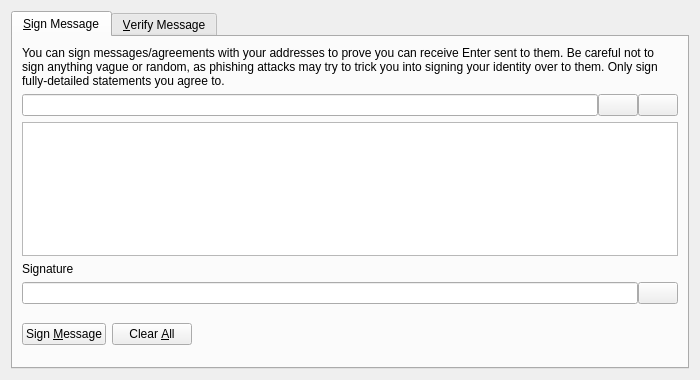
<?xml version="1.0" encoding="UTF-8"?>
<ui version="4.0">
 <class>SignVerifyMessageDialog</class>
 <widget class="QDialog" name="SignVerifyMessageDialog">
  <property name="geometry">
   <rect>
    <x>0</x>
    <y>0</y>
    <width>700</width>
    <height>380</height>
   </rect>
  </property>
  <property name="windowTitle">
   <string>Signatures - Sign / Verify a Message</string>
  </property>
  <property name="modal">
   <bool>true</bool>
  </property>
  <layout class="QVBoxLayout" name="verticalLayout">
   <item>
    <widget class="QTabWidget" name="tabWidget">
     <property name="currentIndex">
      <number>0</number>
     </property>
     <widget class="QWidget" name="tabSignMessage">
      <attribute name="title">
       <string>&amp;Sign Message</string>
      </attribute>
      <layout class="QVBoxLayout" name="verticalLayout_SM">
       <item>
        <widget class="QLabel" name="infoLabel_SM">
         <property name="text">
          <string>You can sign messages/agreements with your addresses to prove you can receive Enter sent to them. Be careful not to sign anything vague or random, as phishing attacks may try to trick you into signing your identity over to them. Only sign fully-detailed statements you agree to.</string>
         </property>
         <property name="textFormat">
          <enum>Qt::PlainText</enum>
         </property>
         <property name="wordWrap">
          <bool>true</bool>
         </property>
        </widget>
       </item>
       <item>
        <layout class="QHBoxLayout" name="horizontalLayout_1_SM">
         <property name="spacing">
          <number>0</number>
         </property>
         <item>
          <widget class="QValidatedLineEdit" name="addressIn_SM">
           <property name="toolTip">
            <string>The Enter address to sign the message with</string>
           </property>
          </widget>
         </item>
         <item>
          <widget class="QPushButton" name="addressBookButton_SM">
           <property name="toolTip">
            <string>Choose previously used address</string>
           </property>
           <property name="text">
            <string/>
           </property>
           <property name="shortcut">
            <string>Alt+A</string>
           </property>
           <property name="autoDefault">
            <bool>false</bool>
           </property>
          </widget>
         </item>
         <item>
          <widget class="QPushButton" name="pasteButton_SM">
           <property name="toolTip">
            <string>Paste address from clipboard</string>
           </property>
           <property name="text">
            <string/>
           </property>
           <property name="shortcut">
            <string>Alt+P</string>
           </property>
           <property name="autoDefault">
            <bool>false</bool>
           </property>
          </widget>
         </item>
        </layout>
       </item>
       <item>
        <widget class="QPlainTextEdit" name="messageIn_SM">
         <property name="toolTip">
          <string>Enter the message you want to sign here</string>
         </property>
        </widget>
       </item>
       <item>
        <widget class="QLabel" name="signatureLabel_SM">
         <property name="text">
          <string>Signature</string>
         </property>
         <property name="textFormat">
          <enum>Qt::PlainText</enum>
         </property>
        </widget>
       </item>
       <item>
        <layout class="QHBoxLayout" name="horizontalLayout_2_SM">
         <property name="spacing">
          <number>0</number>
         </property>
         <item>
          <widget class="QLineEdit" name="signatureOut_SM">
           <property name="font">
            <font>
             <italic>true</italic>
            </font>
           </property>
           <property name="readOnly">
            <bool>true</bool>
           </property>
          </widget>
         </item>
         <item>
          <widget class="QPushButton" name="copySignatureButton_SM">
           <property name="toolTip">
            <string>Copy the current signature to the system clipboard</string>
           </property>
           <property name="text">
            <string/>
           </property>
           <property name="autoDefault">
            <bool>false</bool>
           </property>
          </widget>
         </item>
        </layout>
       </item>
       <item>
        <layout class="QHBoxLayout" name="horizontalLayout_3_SM">
         <item>
          <widget class="QPushButton" name="signMessageButton_SM">
           <property name="toolTip">
            <string>Sign the message to prove you own this Enter address</string>
           </property>
           <property name="text">
            <string>Sign &amp;Message</string>
           </property>
           <property name="autoDefault">
            <bool>false</bool>
           </property>
          </widget>
         </item>
         <item>
          <widget class="QPushButton" name="clearButton_SM">
           <property name="toolTip">
            <string>Reset all sign message fields</string>
           </property>
           <property name="text">
            <string>Clear &amp;All</string>
           </property>
           <property name="autoDefault">
            <bool>false</bool>
           </property>
          </widget>
         </item>
         <item>
          <spacer name="horizontalSpacer_1_SM">
           <property name="orientation">
            <enum>Qt::Horizontal</enum>
           </property>
           <property name="sizeHint" stdset="0">
            <size>
             <width>40</width>
             <height>48</height>
            </size>
           </property>
          </spacer>
         </item>
         <item>
          <widget class="QLabel" name="statusLabel_SM">
           <property name="font">
            <font>
             <weight>75</weight>
             <bold>true</bold>
            </font>
           </property>
           <property name="text">
            <string/>
           </property>
           <property name="wordWrap">
            <bool>true</bool>
           </property>
          </widget>
         </item>
         <item>
          <spacer name="horizontalSpacer_2_SM">
           <property name="orientation">
            <enum>Qt::Horizontal</enum>
           </property>
           <property name="sizeHint" stdset="0">
            <size>
             <width>40</width>
             <height>48</height>
            </size>
           </property>
          </spacer>
         </item>
        </layout>
       </item>
      </layout>
     </widget>
     <widget class="QWidget" name="tabVerifyMessage">
      <attribute name="title">
       <string>&amp;Verify Message</string>
      </attribute>
      <layout class="QVBoxLayout" name="verticalLayout_VM">
       <item>
        <widget class="QLabel" name="infoLabel_VM">
         <property name="text">
          <string>Enter the receiver's address, message (ensure you copy line breaks, spaces, tabs, etc. exactly) and signature below to verify the message. Be careful not to read more into the signature than what is in the signed message itself, to avoid being tricked by a man-in-the-middle attack. Note that this only proves the signing party receives with the address, it cannot prove sendership of any transaction!</string>
         </property>
         <property name="textFormat">
          <enum>Qt::PlainText</enum>
         </property>
         <property name="alignment">
          <set>Qt::AlignLeading|Qt::AlignLeft|Qt::AlignTop</set>
         </property>
         <property name="wordWrap">
          <bool>true</bool>
         </property>
        </widget>
       </item>
       <item>
        <layout class="QHBoxLayout" name="horizontalLayout_1_VM">
         <property name="spacing">
          <number>0</number>
         </property>
         <item>
          <widget class="QValidatedLineEdit" name="addressIn_VM">
           <property name="toolTip">
            <string>The Enter address the message was signed with</string>
           </property>
          </widget>
         </item>
         <item>
          <widget class="QPushButton" name="addressBookButton_VM">
           <property name="toolTip">
            <string>Choose previously used address</string>
           </property>
           <property name="text">
            <string/>
           </property>
           <property name="shortcut">
            <string>Alt+A</string>
           </property>
           <property name="autoDefault">
            <bool>false</bool>
           </property>
          </widget>
         </item>
        </layout>
       </item>
       <item>
        <widget class="QPlainTextEdit" name="messageIn_VM"/>
       </item>
       <item>
        <widget class="QValidatedLineEdit" name="signatureIn_VM"/>
       </item>
       <item>
        <layout class="QHBoxLayout" name="horizontalLayout_2_VM">
         <item>
          <widget class="QPushButton" name="verifyMessageButton_VM">
           <property name="toolTip">
            <string>Verify the message to ensure it was signed with the specified Enter address</string>
           </property>
           <property name="text">
            <string>Verify &amp;Message</string>
           </property>
           <property name="autoDefault">
            <bool>false</bool>
           </property>
          </widget>
         </item>
         <item>
          <widget class="QPushButton" name="clearButton_VM">
           <property name="toolTip">
            <string>Reset all verify message fields</string>
           </property>
           <property name="text">
            <string>Clear &amp;All</string>
           </property>
           <property name="autoDefault">
            <bool>false</bool>
           </property>
          </widget>
         </item>
         <item>
          <spacer name="horizontalSpacer_1_VM">
           <property name="orientation">
            <enum>Qt::Horizontal</enum>
           </property>
           <property name="sizeHint" stdset="0">
            <size>
             <width>40</width>
             <height>48</height>
            </size>
           </property>
          </spacer>
         </item>
         <item>
          <widget class="QLabel" name="statusLabel_VM">
           <property name="font">
            <font>
             <weight>75</weight>
             <bold>true</bold>
            </font>
           </property>
           <property name="text">
            <string/>
           </property>
           <property name="wordWrap">
            <bool>true</bool>
           </property>
          </widget>
         </item>
         <item>
          <spacer name="horizontalSpacer_2_VM">
           <property name="orientation">
            <enum>Qt::Horizontal</enum>
           </property>
           <property name="sizeHint" stdset="0">
            <size>
             <width>40</width>
             <height>48</height>
            </size>
           </property>
          </spacer>
         </item>
        </layout>
       </item>
      </layout>
     </widget>
    </widget>
   </item>
  </layout>
 </widget>
 <customwidgets>
  <customwidget>
   <class>QValidatedLineEdit</class>
   <extends>QLineEdit</extends>
   <header>qvalidatedlineedit.h</header>
  </customwidget>
 </customwidgets>
 <resources>
  <include location="../enter.qrc"/>
 </resources>
 <connections/>
</ui>
